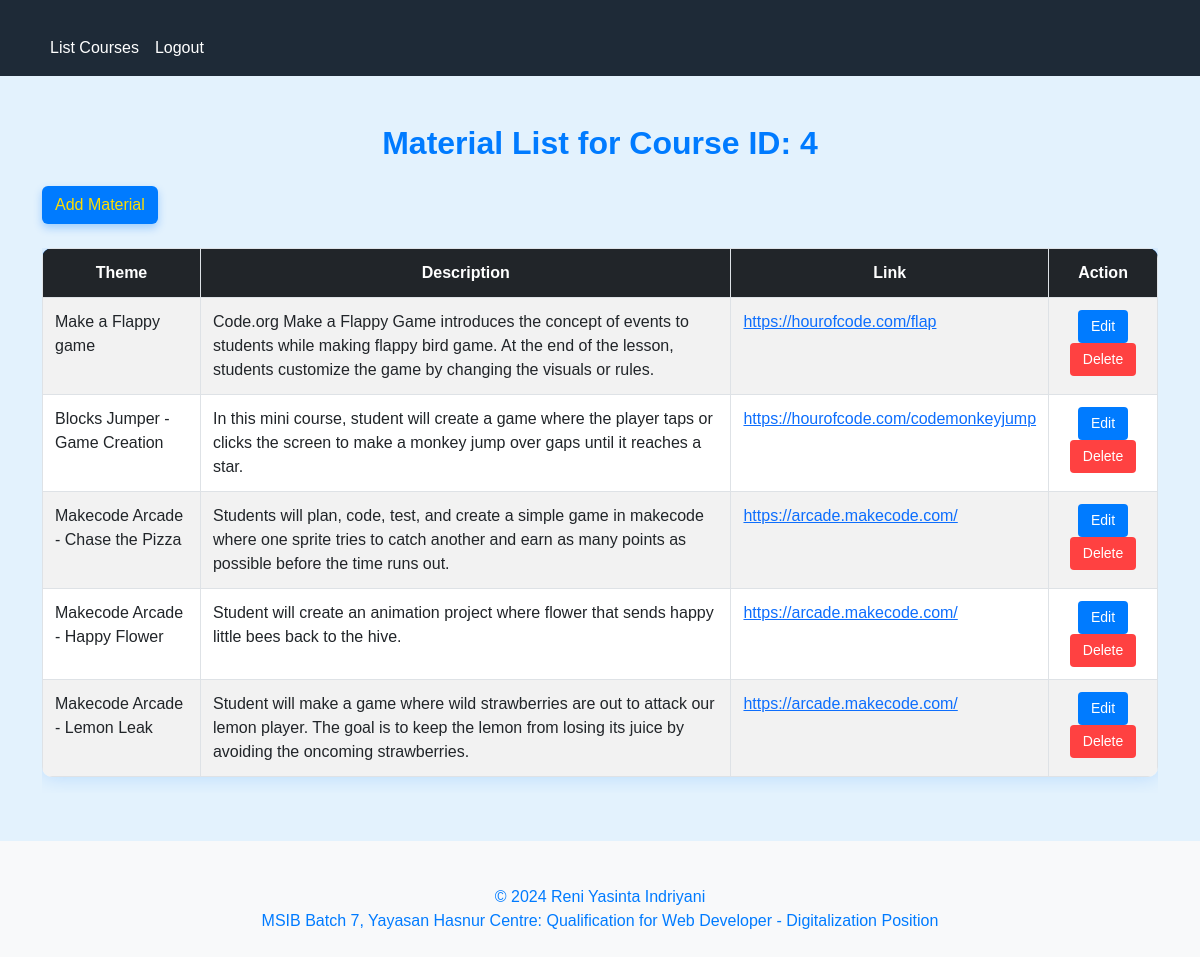
The page /materials.php?course_id=4 on the database its author committed.
### tables this page shows
CREATE TABLE `material` (
  `id` int(11) NOT NULL,
  `course_id` int(11) DEFAULT NULL,
  `judul` varchar(255) NOT NULL,
  `deskripsi` text NOT NULL,
  `link_embed` text DEFAULT NULL
);

### materials.php (the view, shortened to what this page needs)
<?php
require('C:/xampp reni/htdocs/MSIB/databases/koneksi.php');
$course_id = intval($_GET['course_id']);
$query = "SELECT * FROM material WHERE course_id = ?";
$stmt = $koneksi->prepare($query);
$stmt->bind_param('i', $course_id);
if ($stmt->execute()) {
    $result = $stmt->get_result();
} else {
    die('Error: ' . $stmt->error);
}
require('/xampp reni/htdocs/MSIB/layouts/header.php');
?>
<!DOCTYPE html>
<html lang="en">
<head>
    <link href="style.css" rel="stylesheet">
    <link href="https://cdn.jsdelivr.net/npm/bootstrap@5.3.0/dist/css/bootstrap.min.css" rel="stylesheet">
</head>
<body>
<div class="container mt-5">
    <h1 class="text-center mb-4">Material List for Course ID: <?= htmlspecialchars($course_id); ?></h1>
    <a href="/MSIB/materi/tambah.php?course_id=<?= htmlspecialchars($course_id); ?>" class="btn btn-add mb-4">Add Material</a>
    <div class="table-responsive">
        <table class="table table-hover table-striped">
            <thead class="table-dark text-center">
                <tr>
                    <th>Theme</th>
                    <th>Description</th>
                    <th>Link</th>
                    <th>Action</th>
                </tr>
            </thead>
            <tbody>
                <?php while ($row = $result->fetch_assoc()) : ?>
                    <tr>
                        <td><?= htmlspecialchars($row['judul']); ?></td>
                        <td><?= htmlspecialchars($row['deskripsi']); ?></td>
                        <td>
                            <a href="<?= htmlspecialchars($row['link_embed']); ?>" target="_blank"><?= htmlspecialchars($row['link_embed']); ?></a>
                        </td>
                        <td class="text-center">
                            <a href="/MSIB/materi/edit.php?id=<?= htmlspecialchars($row['id']); ?>" class="btn btn-edit btn-sm">Edit</a>
                            <a href="/MSIB/materi/hapus.php?id=<?= htmlspecialchars($row['id']); ?>" class="btn btn-delete btn-sm" onclick="return confirm('Warning: Deleting this material will permanently remove it. Continue?')">Delete</a>
                        </td>
                    </tr>
                <?php endwhile; ?>
            </tbody>
        </table>
    </div>
</div>
<?php
require('/xampp reni/htdocs/MSIB/layouts/footer.php');
?>
</body>
</html>

### style.css (style rules this page uses)
.btn-edit { background-color: #007bff !important; color: white !important; padding: 5px 12px !important; }
.btn-add { background-color: #007bff !important; color: #ffdd00 !important; padding: 6px 12px !important; box-shadow: 0 4px 8px rgba(0, 123, 255, 0.3) !important; transition: background-color 0.3s, box-shadow 0.3s !important; }
.btn-delete { background-color: #ff4141 !important; color: white !important; padding: 5px 12px !important; }
body { font-family: 'Arial', sans-serif !important; background-color: #e3f2fd !important; color: #007bff !important; }
h1 { font-weight: bold !important; font-size: 2rem !important; color: #007bff !important; }
.table { border-radius: 10px !important; overflow: hidden !important; box-shadow: 0 0 20px rgba(0, 123, 255, 0.2) !important; }
.table thead { background-color: #007bff !important; color: #ffffff !important; }
.table th, .table td { border: 1px solid #dee2e6 !important; padding: 0.75rem !important; }

### layouts/header.php (style rules this page uses)
.container { margin-top: 20px; }

### rows shown on the page
material: judul "Make a Flappy game", deskripsi "Code.org Make a Flappy Game introduces the concept of events to students while making flappy bird game. At the end of the lesson, students customize the game by changing the visuals or rules.", link_embed "https://hourofcode.com/flap"
material: judul "Blocks Jumper - Game Creation", deskripsi "In this mini course, student will create a game where the player taps or clicks the screen to make a monkey jump over gaps until it reaches a star.", link_embed "https://hourofcode.com/codemonkeyjump"
material: judul "Makecode Arcade - Chase the Pizza", deskripsi "Students will plan, code, test, and create a simple game in makecode where one sprite tries to catch another and earn as many points as possible before the time runs out.", link_embed "https://arcade.makecode.com/"
material: judul "Makecode Arcade - Happy Flower", deskripsi "Student will create an animation project where flower that sends happy little bees back to the hive.", link_embed "https://arcade.makecode.com/"
material: judul "Makecode Arcade - Lemon Leak", deskripsi "Student will make a game where wild strawberries are out to attack our lemon player. The goal is to keep the lemon from losing its juice by avoiding the oncoming strawberries.", link_embed "https://arcade.makecode.com/"

### other values the page prints
$course_id "4"
